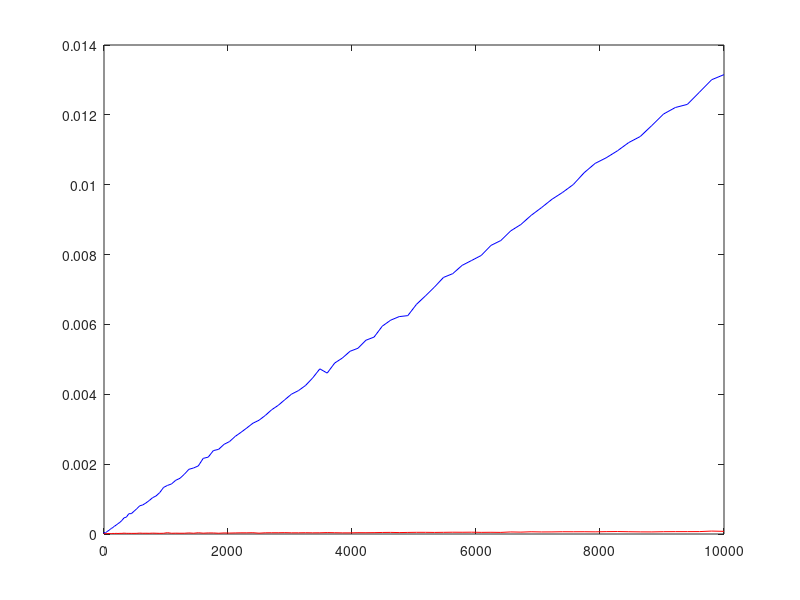

Reproduce this figure in MATLAB.
clear all;


%vn vettore degli esponenti di a potenze di 2
vn=1:100;
vn=vn.^2;


A=rand(5,5);
tempi1=zeros(length(vn),1);
tempi2=zeros(length(vn),1);


k=1;
for n=vn

	C=A;
	tic;
	for w=2:n
		C=C*A;%costo O(n)
	end
	tempi1(k)=toc;
	
	D=A;
	tic;
	for p=1:log2(n)
		D=D*D;%costo O(log2(n))
	end
	tempi2(k)=toc;
  k=k+1;
end

figure(1);
plot(vn,tempi1,'b-',vn,tempi2,'r-'); 
